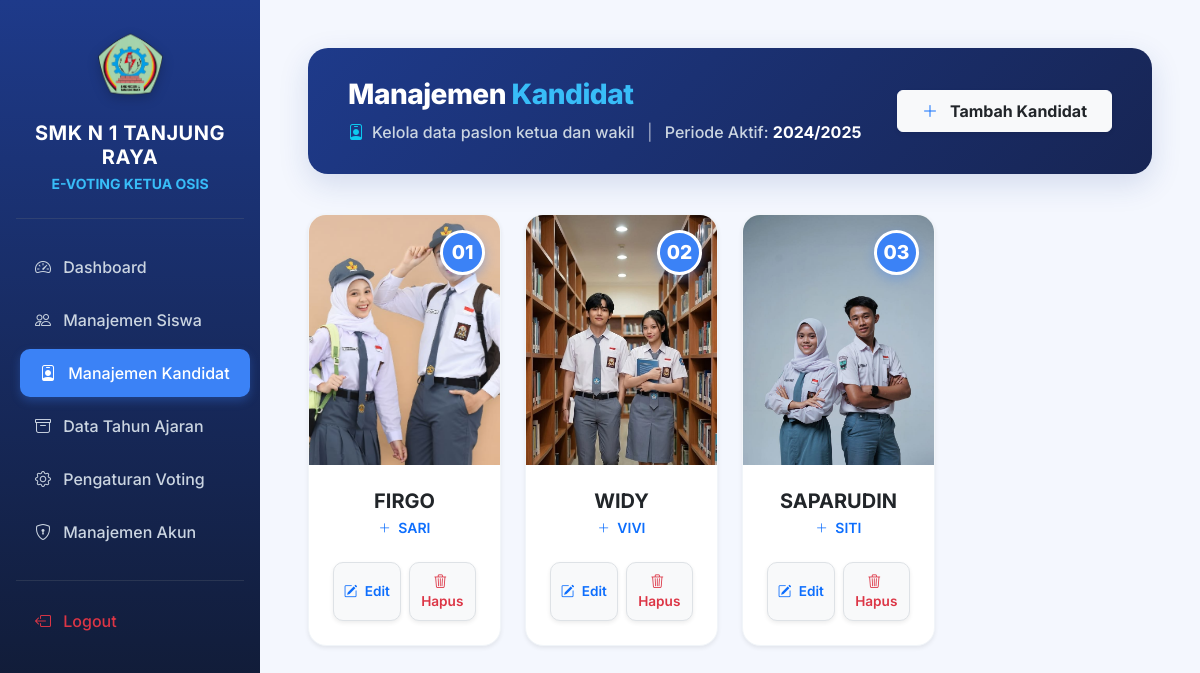
The page /evoting/admin/kandidat.php (signed in) on the database its author committed.
### tables this page shows
CREATE TABLE `tahun_ajaran` (
  `id_tahun` int(11) NOT NULL,
  `nama_tahun` varchar(20) NOT NULL,
  `status` enum('Aktif','Tidak Aktif') DEFAULT 'Tidak Aktif'
);

CREATE TABLE `kandidat` (
  `id_kandidat` int(11) NOT NULL,
  `nomor_urut` int(11) NOT NULL,
  `nama_ketua` varchar(100) NOT NULL,
  `nama_wakil` varchar(100) NOT NULL,
  `foto` varchar(255) NOT NULL,
  `visi` text NOT NULL,
  `misi` text NOT NULL,
  `id_tahun` int(11) DEFAULT NULL
);

### evoting/admin/kandidat.php (the view, shortened to what this page needs)
<?php
require '../config/koneksi.php';
$tahun_aktif = $conn->query("SELECT id_tahun, nama_tahun FROM tahun_ajaran WHERE status = 1")->fetch_assoc();
$id_tahun_aktif = $tahun_aktif['id_tahun'] ?? 0;
$nama_tahun_aktif = $tahun_aktif['nama_tahun'] ?? 'Belum Ada';
?>
<!DOCTYPE html>
<html lang="id">
<head>
    <link href="https://cdn.jsdelivr.net/npm/bootstrap@5.3.0/dist/css/bootstrap.min.css" rel="stylesheet">
    <link rel="stylesheet" href="https://cdn.jsdelivr.net/npm/bootstrap-icons@1.10.5/font/bootstrap-icons.css">
</head>
<body>
    <div class="d-flex">
        <?php
        $current_page = basename($_SERVER['PHP_SELF']);
        $is_arsip = strpos($_SERVER['REQUEST_URI'], '/arsip/') !== false;
        ?>
        <div class="sidebar text-white pt-4 flex-shrink-0 shadow-lg">
            <div class="text-center mb-4 px-3">
                <img src="../assets/img/logo.png" alt="Logo SMK" width="65" class="mb-3 sidebar-logo">
                <h5 class="fw-bold mb-1 text-white" style="letter-spacing: 0.5px;">SMK N 1 TANJUNG RAYA</h5>
                <p class="small fw-bold mb-0" style="color: #38bdf8;">E-VOTING KETUA OSIS</p>
            </div>
            <hr class="border-secondary mx-3 mb-4 opacity-25">
            <a href="index.php" class="<?= ($current_page == 'index.php' && !$is_arsip) ? 'active' : '' ?>"><i class="bi bi-speedometer2 me-2"></i> Dashboard</a>
            <a href="siswa.php" class="<?= ($current_page == 'siswa.php') ? 'active' : '' ?>"><i class="bi bi-people me-2"></i> Manajemen Siswa</a>
            <a href="kandidat.php" class="<?= ($current_page == 'kandidat.php') ? 'active' : '' ?>"><i class="bi bi-person-badge me-2"></i> Manajemen Kandidat</a>
            <a href="../arsip/index.php" class="<?= ($is_arsip) ? 'active' : '' ?>"><i class="bi bi-archive me-2"></i> Data Tahun Ajaran</a>
            <a href="pengaturan.php" class="<?= ($current_page == 'pengaturan.php') ? 'active' : '' ?>"><i class="bi bi-gear me-2"></i> Pengaturan Voting</a>
            <a href="akun.php" class="<?= ($current_page == 'akun.php') ? 'active' : '' ?>"><i class="bi bi-shield-lock me-2"></i> Manajemen Akun</a>
            <hr class="border-secondary mx-3 mt-4 mb-3 opacity-25">
            <a href="../auth/logout.php" class="text-danger hover-danger"><i class="bi bi-box-arrow-left me-2"></i> Logout</a>
        </div>
        <div class="main-content flex-grow-1 p-5 w-100">
            <div class="header-banner d-flex justify-content-between align-items-center">
                <div>
                    <h3 class="title-header mb-2">Manajemen <span>Kandidat</span></h3>
                    <p class="mb-0 fw-medium" style="color: #cbd5e1;">
                        <i class="bi bi-person-badge me-2 text-info"></i>Kelola data paslon ketua dan wakil <span class="mx-2 text-white-50">|</span> Periode Aktif: <strong class="text-white"><?= $nama_tahun_aktif ?></strong>
                    </p>
                </div>
                <button class="btn btn-light px-4 py-2 fw-bold text-dark shadow-sm" data-bs-toggle="modal" data-bs-target="#modalTambah">
                    <i class="bi bi-plus-lg me-2 text-primary"></i> Tambah Kandidat
                </button>
            </div>
            <div class="row g-4">
                <?php
                $kandidat = $conn->query("SELECT * FROM kandidat WHERE id_tahun = '$id_tahun_aktif' ORDER BY nomor_urut ASC");
                if ($kandidat->num_rows > 0) {
                    while ($k = $kandidat->fetch_assoc()) {
                ?>
                <div class="col-xl-3 col-lg-4 col-md-6">
                    <div class="card kandidat-card h-100 shadow-sm">
                        <div class="img-wrapper">
                            <img src="../assets/upload/<?= $k['foto'] ?? 'default.png' ?>" class="card-img-top w-100" style="height: 250px; object-fit: cover; object-position: top;">
                            <div class="badge-nomor text-center">
                                <?= str_pad($k['nomor_urut'], 2, "0", STR_PAD_LEFT) ?>
                            </div>
                        </div>
                        <div class="card-body text-center d-flex flex-column pt-4 px-4 pb-4">
                            <h5 class="fw-bolder text-dark mb-1 text-truncate" title="<?= $k['nama_ketua'] ?>"><?= $k['nama_ketua'] ?></h5>
                            <p class="text-primary small mb-4 fw-semibold text-truncate" title="Wakil: <?= $k['nama_wakil'] ?>">
                                <i class="bi bi-plus-lg me-1 small"></i> <?= $k['nama_wakil'] ?>
                            </p>
                            <div class="mt-auto d-flex gap-2">
                                <button class="btn btn-light border btn-action w-50 text-primary shadow-sm" data-bs-toggle="modal" data-bs-target="#modalEdit<?= $k['id_kandidat'] ?>">
                                    <i class="bi bi-pencil-square me-1"></i> Edit
                                </button>
                                <button class="btn btn-light border btn-action w-50 text-danger shadow-sm" onclick="hapusKandidat(<?= $k['id_kandidat'] ?>)">
                                    <i class="bi bi-trash3 me-1"></i> Hapus
                                </button>
                            </div>
                        </div>
                    </div>
                </div>
                <?php
                    }
                }
                ?>
            </div>
        </div>
    </div>
</body>
</html>

### evoting/admin/kandidat.php (style rules this page uses)
:root { --primary-navy: #1e3a8a; --primary-blue: #3b82f6; --accent-blue: #38bdf8; }
body { font-family: 'Inter', sans-serif; background-color: #f4f7fe !important; }
.sidebar { min-height: 100vh; background: linear-gradient(180deg, var(--primary-navy) 0%, #0f172a 100%); width: 260px; }
.sidebar a { color: #cbd5e1; text-decoration: none; padding: 12px 20px; display: block; border-radius: 10px; margin: 5px 15px; transition: all 0.3s; font-weight: 500; }
.sidebar a:hover, .sidebar a.active { background-color: var(--primary-blue); color: #fff; transform: translateX(5px); box-shadow: 0 4px 10px rgba(59, 130, 246, 0.3); }
.sidebar-logo { filter: drop-shadow(0 4px 6px rgba(0,0,0,0.2)); }
.main-content { background-color: #f4f7fe; min-height: 100vh; }
.header-banner { background: linear-gradient(135deg, var(--primary-navy) 0%, #172554 100%); border-radius: 20px; padding: 30px 40px; box-shadow: 0 10px 30px rgba(30, 58, 138, 0.15); margin-bottom: 2.5rem; color: #ffffff; }
.title-header { color: #ffffff; font-weight: 800; letter-spacing: -0.5px; }
.title-header span { color: var(--accent-blue); }
.kandidat-card { border-radius: 18px; overflow: hidden; transition: all 0.3s ease; background: #ffffff; border: 1px solid #f1f5f9 !important; }
.img-wrapper { position: relative; }
.badge-nomor { position: absolute; top: 15px; right: 15px; background: var(--primary-blue); color: white; width: 45px; height: 45px; display: flex; align-items: center; justify-content: center; border-radius: 50%; font-weight: 800; font-size: 1.2rem; box-shadow: 0 4px 12px rgba(59, 130, 246, 0.4); border: 3px solid #fff; }
.btn-action { border-radius: 10px; font-weight: 600; font-size: 0.85rem; padding: 8px; transition: 0.3s; }

### rows shown on the page
tahun_ajaran: nama_tahun "2024/2025"
kandidat: foto (picture), nomor_urut "01", nama_ketua "FIRGO", nama_wakil "SARI"
kandidat: foto (picture), nomor_urut "02", nama_ketua "WIDY", nama_wakil "VIVI"
kandidat: foto (picture), nomor_urut "03", nama_ketua "SAPARUDIN", nama_wakil "SITI"
